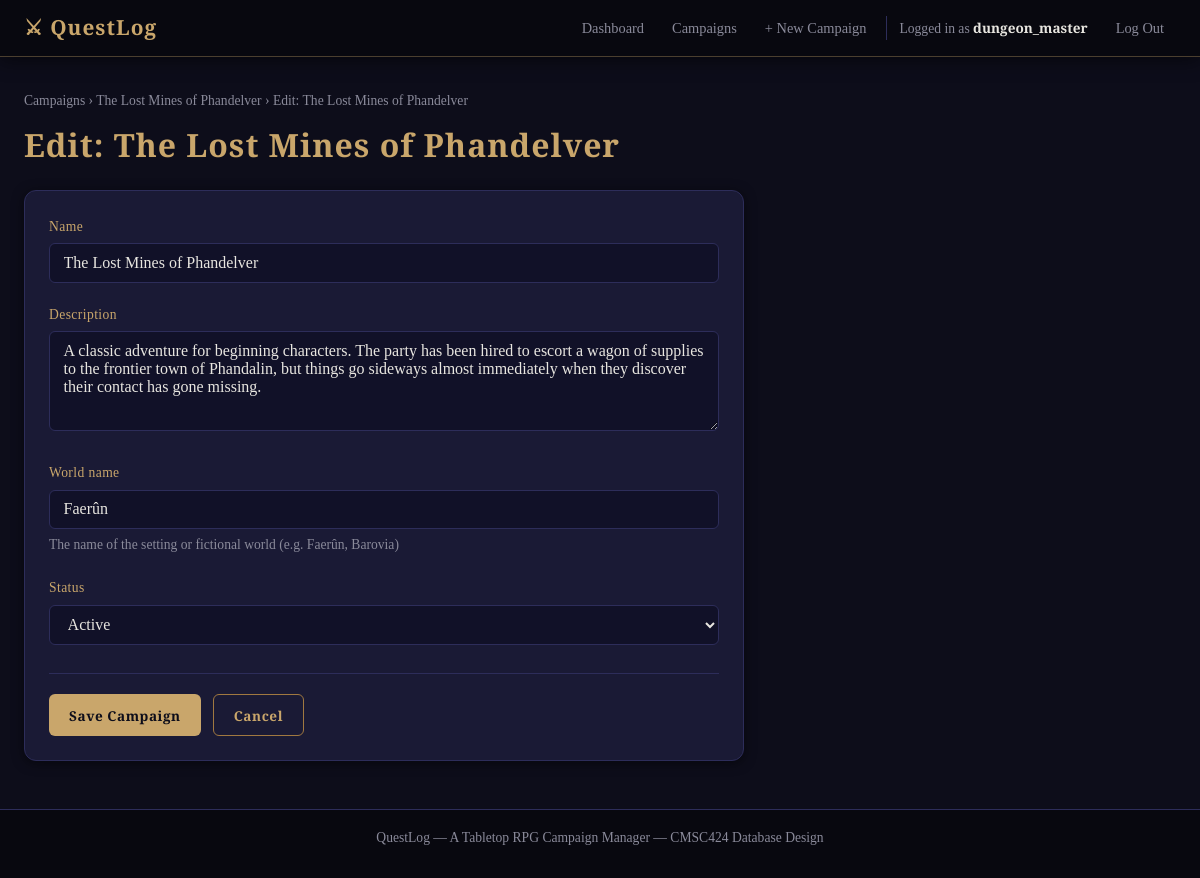
Screenshot of /campaigns/1/edit/ (signed in) with the database file from the repository.
### campaign_manager/models.py (models this page shows, shortened)
class Campaign(models.Model):
    STATUS_CHOICES = [
        ('active',    'Active'),
        ('completed', 'Completed'),
        ('on_hold',   'On Hold'),
    ]
    name        = models.CharField(max_length=200)
    description = models.TextField(blank=True)
    world_name  = models.CharField(
        max_length=200, blank=True,
        help_text="The name of the setting or fictional world (e.g. Faerûn, Barovia)"
    )
    created_at  = models.DateTimeField(auto_now_add=True)  # Set automatically on creation
    status      = models.CharField(max_length=20, choices=STATUS_CHOICES, default='active')
    dungeon_master = models.ForeignKey(
        User,
        on_delete=models.CASCADE,
        related_name='campaigns_as_dm',
    )
    class Meta:
        ordering = ['-created_at']  # Newest campaigns first

### campaign_manager/views.py (the view)
# urls.py: path('campaigns/<int:pk>/edit/', views.campaign_edit, name='campaign_edit'),
@login_required
def campaign_edit(request, pk):
    campaign = get_object_or_404(Campaign, pk=pk)
    if campaign.dungeon_master != request.user:
        messages.error(request, "Only the Dungeon Master can edit this campaign.")
        return redirect('campaign_detail', pk=pk)
    if request.method == 'POST':
        form = CampaignForm(request.POST, instance=campaign)
        if form.is_valid():
            form.save()
            messages.success(request, f'Campaign "{campaign.name}" has been updated.')
            return redirect('campaign_detail', pk=pk)
    else:
        form = CampaignForm(instance=campaign)
    return render(request, 'campaign_manager/campaign_form.html', {
        'form':     form,
        'title':    f'Edit: {campaign.name}',
        'campaign': campaign,
    })

### campaign_manager/forms.py
class CampaignForm(forms.ModelForm):
    class Meta:
        model  = Campaign
        fields = ['name', 'description', 'world_name', 'status']
        widgets = {
            'description': forms.Textarea(attrs={'rows': 4}),
        }

### campaign_manager/templates/campaign_manager/campaign_form.html (shortened to what this page needs)
{% extends "campaign_manager/base.html" %}
{% block content %}
<div class="form-page">
  <nav class="breadcrumb">
    <a href="{% url 'campaign_list' %}">Campaigns</a>
    {% if campaign %}
      &rsaquo; <a href="{% url 'campaign_detail' pk=campaign.pk %}">{{ campaign.name }}</a>
    {% endif %}
    &rsaquo; {{ title }}
  </nav>
  <h1>{{ title }}</h1>
  <div class="card form-card">
    <form method="post">
      {% for field in form %}
        <div class="form-group">
          <label for="{{ field.id_for_label }}">{{ field.label }}</label>
          {{ field }}
          {% if field.help_text %}
            <p class="field-help">{{ field.help_text }}</p>
          {% endif %}
        </div>
      {% endfor %}
      <div class="form-actions">
        <button type="submit" class="btn btn-primary">Save Campaign</button>
        {% if campaign %}
          <a href="{% url 'campaign_detail' pk=campaign.pk %}" class="btn btn-secondary">Cancel</a>
        {% else %}
          <a href="{% url 'campaign_list' %}" class="btn btn-secondary">Cancel</a>
        {% endif %}
      </div>
    </form>
  </div>
</div>
{% endblock %}

### campaign_manager/templates/campaign_manager/base.html (shortened to what this page needs)
<!DOCTYPE html>
<html lang="en">
<head>
  {% load static %}
  <link rel="stylesheet" href="{% static 'campaign_manager/style.css' %}">
</head>
<body>
  <nav class="navbar">
    <div class="nav-container">
      <a href="{% url 'dashboard' %}" class="nav-brand">⚔ QuestLog</a>
      <ul class="nav-links">
        {% if user.is_authenticated %}
          <li><a href="{% url 'dashboard' %}" class="nav-link">Dashboard</a></li>
          <li><a href="{% url 'campaign_list' %}" class="nav-link">Campaigns</a></li>
          <li><a href="{% url 'campaign_create' %}" class="nav-link">+ New Campaign</a></li>
          <li class="nav-user">
            Logged in as <strong>{{ user.username }}</strong>
          </li>
          <li>
            <form method="post" action="{% url 'logout' %}" style="display:inline;">
              <button type="submit" class="nav-link nav-link-btn">Log Out</button>
            </form>
          </li>
        {% else %}
          <li><a href="{% url 'login' %}" class="nav-link">Log In</a></li>
          <li><a href="{% url 'register' %}" class="nav-link btn-primary-small">Register</a></li>
        {% endif %}
      </ul>
    </div>
  </nav>
  <main class="main-content">
    <div class="container">
      {% block content %}{% endblock %}
    </div>
  </main>
  <footer class="site-footer">
    <p>QuestLog &mdash; A Tabletop RPG Campaign Manager &mdash; CMSC424 Database Design</p>
  </footer>
</body>
</html>

### campaign_manager/static/campaign_manager/style.css (style rules this page uses)
:root { --bg-page: #0d0d1a; --bg-nav: #08080f; --bg-card: #1a1a35; --bg-input: #111128; --bg-hover: #22223f; --gold: #c9a66b; --gold-light: #e8c78a; --gold-dark: #a07840; --text: #e8e6e0; --text-muted: #8a8a9a; --border: #2d2d5a; --border-gold: rgba(201, 166, 107, 0.35); --green: #2d6a4f; --green-light: #52b788; --red: #9b2226; --red-light: #e63946; --amber: #7b5e00; --amber-light: #f4a261; --blue: #1d3557; --blue-light: #457b9d; --purple: #4a1d5c; --purple-light: #9d4edd; --radius: 6px; --radius-lg: 12px; --shadow: 0 2px 12px rgba(0, 0, 0, 0.5); --shadow-gold: 0 0 20px rgba(201, 166, 107, 0.15); }
*, *::before, *::after { box-sizing: border-box; margin: 0; padding: 0; }
html { font-size: 16px; scroll-behavior: smooth; }
body { background-color: var(--bg-page); color: var(--text); font-family: 'Crimson Text', Georgia, 'Times New Roman', serif; font-size: 1.05rem; line-height: 1.7; min-height: 100vh; display: flex; flex-direction: column; }
a { color: var(--gold); text-decoration: none; transition: color 0.2s; }
ul { list-style: none; }
h1, h2, h3, h4 { font-family: 'Cinzel', 'Palatino Linotype', serif; font-weight: 600; line-height: 1.3; color: var(--gold); letter-spacing: 0.03em; }
h1 { font-size: 2rem; margin-bottom: 0.5rem; }
p { margin-bottom: 0.75rem; }
strong { color: var(--text); font-weight: 600; }
.navbar { background-color: var(--bg-nav); border-bottom: 1px solid var(--border-gold); position: sticky; top: 0; z-index: 100; box-shadow: 0 2px 20px rgba(0,0,0,0.6); }
.nav-container { max-width: 1200px; margin: 0 auto; padding: 0 1.5rem; display: flex; align-items: center; justify-content: space-between; height: 56px; }
.nav-brand { font-family: 'Cinzel', serif; font-size: 1.3rem; font-weight: 700; color: var(--gold); letter-spacing: 0.05em; text-decoration: none; }
.nav-links { display: flex; align-items: center; gap: 0.25rem; }
.nav-link { color: var(--text-muted); padding: 0.35rem 0.75rem; border-radius: var(--radius); font-size: 0.9rem; transition: color 0.2s, background 0.2s; }
.nav-link-btn { background: none; border: none; cursor: pointer; font-family: inherit; font-size: 0.9rem; }
.nav-user { color: var(--text-muted); font-size: 0.85rem; padding: 0 0.75rem; border-left: 1px solid var(--border); margin-left: 0.25rem; }
.container { max-width: 1200px; margin: 0 auto; padding: 0 1.5rem; }
.main-content { flex: 1; padding: 2rem 0 3rem; }
.site-footer { background: var(--bg-nav); border-top: 1px solid var(--border); text-align: center; padding: 1rem; color: var(--text-muted); font-size: 0.85rem; }
.btn { display: inline-block; padding: 0.55rem 1.25rem; border-radius: var(--radius); font-family: 'Cinzel', serif; font-size: 0.85rem; font-weight: 600; letter-spacing: 0.04em; cursor: pointer; border: none; transition: background 0.2s, color 0.2s, box-shadow 0.2s; text-align: center; text-decoration: none; }
.btn-primary { background: var(--gold); color: #0d0d1a; }
.btn-secondary { background: transparent; color: var(--gold); border: 1px solid var(--gold-dark); }
.form-group { margin-bottom: 1.25rem; }
.form-group label { display: block; margin-bottom: 0.35rem; font-family: 'Cinzel', serif; font-size: 0.85rem; color: var(--gold); letter-spacing: 0.03em; }
.form-group input[type="text"], .form-group input[type="email"], .form-group input[type="password"], .form-group input[type="number"], .form-group input[type="date"], .form-group textarea, .form-group select, input[type="text"], input[type="email"], input[type="password"], input[type="number"], input[type="date"], textarea, select { width: 100%; background: var(--bg-input); color: var(--text); border: 1px solid var(--border); border-radius: var(--radius); padding: 0.6rem 0.85rem; font-family: 'Crimson Text', serif; font-size: 1rem; transition: border-color 0.2s, box-shadow 0.2s; }
textarea { resize: vertical; min-height: 100px; }
select option { background: var(--bg-card); color: var(--text); }
.field-help { color: var(--text-muted); font-size: 0.85rem; margin-top: 0.25rem; }
.form-actions { display: flex; gap: 0.75rem; margin-top: 1.75rem; padding-top: 1.25rem; border-top: 1px solid var(--border); }
.form-page { max-width: 720px; }
.form-card { margin-top: 1.5rem; }
.card { background: var(--bg-card); border: 1px solid var(--border); border-radius: var(--radius-lg); padding: 1.5rem; box-shadow: var(--shadow); }
.breadcrumb { font-size: 0.85rem; color: var(--text-muted); margin-bottom: 0.75rem; }
.breadcrumb a { color: var(--text-muted); }

### rows the page displays
Campaign: name "The Lost Mines of Phandelver", form "The Lost Mines of Phandelver" "A classic adventure for beginning characters. The party has been hired to escort a wagon of supplies to the frontier town of Phandalin, but things go sideways almost immediately when they discover their contact has gone missing." "Faerûn" "Active"

### other values shown
{{ user.username }} "dungeon_master"
{{ title }} "Edit: The Lost Mines of Phandelver"
{{ field.label }} "Name" "Description" "World name" "Status"
{{ field.help_text }} "The name of the setting or fictional world (e.g. Faerûn, Barovia)"
